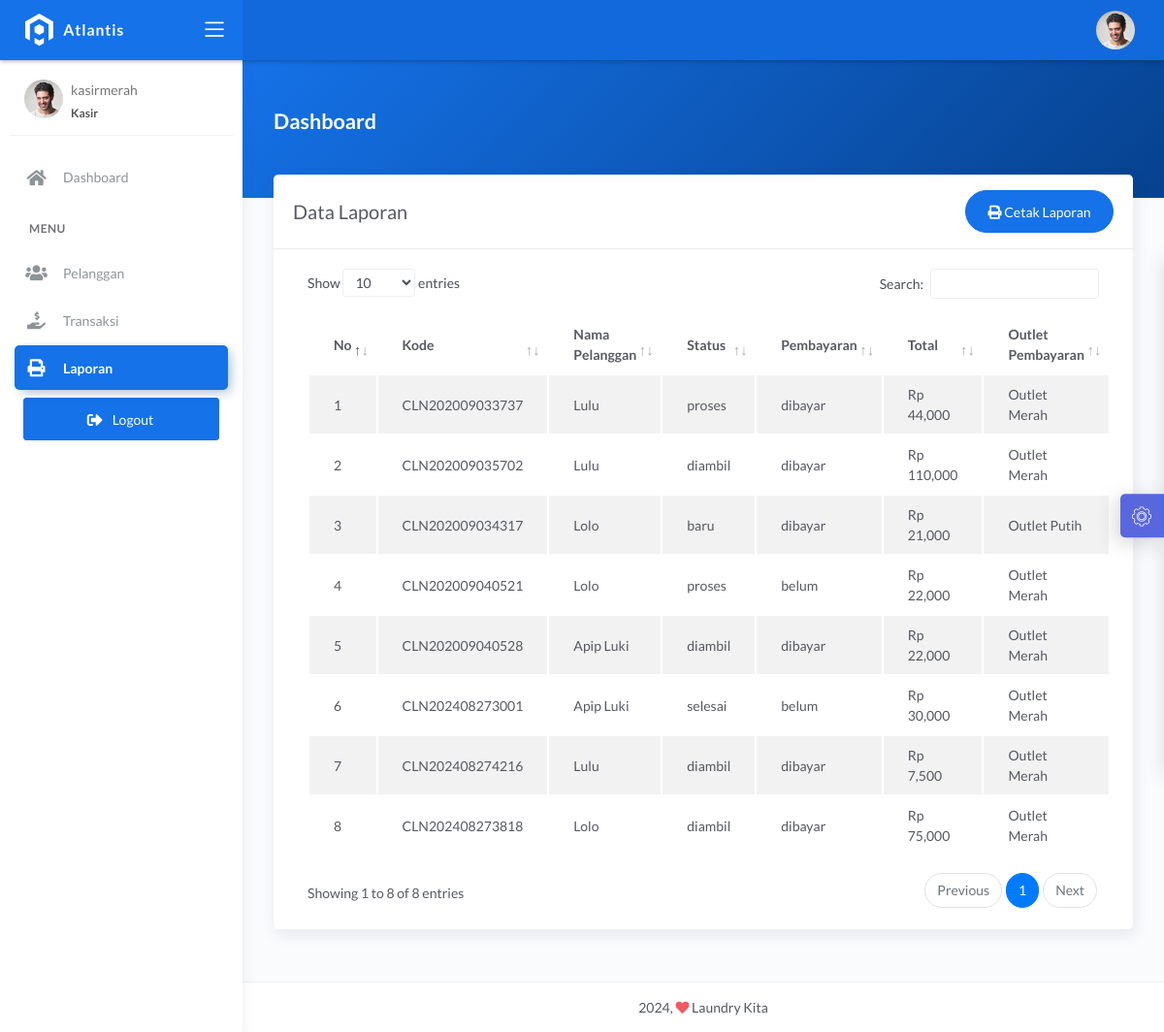
The app's page /kasir/laporan.php (signed in) with its own data.
### tables this page shows
CREATE TABLE `transaksi` (
  `id_transaksi` int(11) NOT NULL,
  `outlet_id` int(11) DEFAULT NULL,
  `kode_invoice` varchar(228) DEFAULT NULL,
  `id_pelanggan` int(11) DEFAULT NULL,
  `tgl` datetime DEFAULT NULL,
  `batas_waktu` datetime DEFAULT NULL,
  `tgl_pembayaran` datetime DEFAULT NULL,
  `biaya_tambahan` int(11) DEFAULT NULL,
  `diskon` double DEFAULT NULL,
  `pajak` int(11) DEFAULT NULL,
  `status` enum('baru','proses','selesai','diambil') DEFAULT NULL,
  `status_bayar` enum('dibayar','belum') DEFAULT NULL,
  `id_user` int(11) DEFAULT NULL
);

CREATE TABLE `pelanggan` (
  `id_pelanggan` int(11) NOT NULL,
  `nama_pelanggan` varchar(228) NOT NULL,
  `alamat_pelanggan` text NOT NULL,
  `jenis_kelamin` enum('L','P') NOT NULL,
  `telp_pelanggan` varchar(15) NOT NULL,
  `no_ktp` varchar(30) NOT NULL
);

CREATE TABLE `detail_transaksi` (
  `id_detail` int(11) NOT NULL,
  `id_transaksi` int(11) NOT NULL,
  `id_paket` int(11) NOT NULL,
  `qty` double NOT NULL,
  `total_harga` double NOT NULL,
  `keterangan` text NOT NULL,
  `total_bayar` int(11) NOT NULL
);

CREATE TABLE `outlet` (
  `id_outlet` int(11) NOT NULL,
  `nama_outlet` varchar(228) DEFAULT NULL,
  `alamat_outlet` text DEFAULT NULL,
  `telp_outlet` varchar(15) DEFAULT NULL
);

### kasir/laporan.php (the view, shortened to what this page needs)
<?php
$title = 'Data Laporan';
require 'koneksi.php';
$query = "SELECT transaksi.*, pelanggan.nama_pelanggan, detail_transaksi.total_harga, outlet.nama_outlet FROM transaksi INNER JOIN pelanggan ON pelanggan.id_pelanggan = transaksi.id_pelanggan INNER JOIN detail_transaksi ON detail_transaksi.id_transaksi = transaksi.id_transaksi INNER JOIN outlet ON outlet.id_outlet = transaksi.outlet_id";
$data = mysqli_query($conn, $query);
require 'header.php';
?>
<div class="panel-header bg-primary-gradient">
    <div class="page-inner py-5">
        <div class="d-flex align-items-left align-items-md-center flex-column flex-md-row">
            <div>
                <h2 class="text-white pb-2 fw-bold">Dashboard</h2>
            </div>
        </div>
    </div>
</div>
<div class="page-inner mt--5">
    <diva class="row">
        <div class="col-md-12">
            <div class="card">
                <div class="card-header">
                    <div class="d-flex align-items-center">
                        <h4 class="card-title"><?= $title; ?></h4>
                        <a href="cetak.php" target="_blank" class="btn btn-primary btn-round ml-auto">
                            <i class="fas fa-print"></i>
                            Cetak Laporan
                        </a>
                    </div>
                </div>
                <div class="card-body">
                    <div class="table-responsive">
                        <table id="basic-datatables" class="display table table-striped table-hover">
                            <thead>
                                <tr>
                                    <th style="width: 7%">No</th>
                                    <th>Kode</th>
                                    <th>Nama Pelanggan</th>
                                    <th>Status</th>
                                    <th>Pembayaran</th>
                                    <th>Total</th>
                                    <th>Outlet Pembayaran</th>
                                </tr>
                            </thead>
                            <tbody>
                                <?php
                                $no = 1;
                                if (mysqli_num_rows($data) > 0) {
                                    while ($trans = mysqli_fetch_assoc($data)) {
                                ?>
                                        <tr>
                                            <td><?= $no++; ?></td>
                                            <td><?= $trans['kode_invoice']; ?></td>
                                            <td><?= $trans['nama_pelanggan']; ?></td>
                                            <td><?= $trans['status']; ?></td>
                                            <td><?= $trans['status_bayar']; ?></td>
                                            <td><?= 'Rp ' . number_format($trans['total_harga']); ?></td>
                                            <td><?= $trans['nama_outlet']; ?></td>
                                        </tr>
                                <?php }
                                }
                                ?>
                            </tbody>
                        </table>
                    </div>
                </div>
            </div>
        </div>
</div>
</div>
<?php
require 'footer.php';
?>

### records on screen
transaksi: kode_invoice "CLN202009033737", id_pelanggan.nama_pelanggan "Lulu", status "proses", status_bayar "dibayar", detail_transaksi.total_harga "44,000", outlet.nama_outlet "Outlet Merah"
transaksi: kode_invoice "CLN202009035702", id_pelanggan.nama_pelanggan "Lulu", status "diambil", status_bayar "dibayar", detail_transaksi.total_harga "110,000", outlet.nama_outlet "Outlet Merah"
transaksi: kode_invoice "CLN202009034317", id_pelanggan.nama_pelanggan "Lolo", status "baru", status_bayar "dibayar", detail_transaksi.total_harga "21,000", outlet.nama_outlet "Outlet Putih"
transaksi: kode_invoice "CLN202009040521", id_pelanggan.nama_pelanggan "Lolo", status "proses", status_bayar "belum", detail_transaksi.total_harga "22,000", outlet.nama_outlet "Outlet Merah"
transaksi: kode_invoice "CLN202009040528", id_pelanggan.nama_pelanggan "Apip Luki", status "diambil", status_bayar "dibayar", detail_transaksi.total_harga "22,000", outlet.nama_outlet "Outlet Merah"
transaksi: kode_invoice "CLN202408273001", id_pelanggan.nama_pelanggan "Apip Luki", status "selesai", status_bayar "belum", detail_transaksi.total_harga "30,000", outlet.nama_outlet "Outlet Merah"
transaksi: kode_invoice "CLN202408274216", id_pelanggan.nama_pelanggan "Lulu", status "diambil", status_bayar "dibayar", detail_transaksi.total_harga "7,500", outlet.nama_outlet "Outlet Merah"
transaksi: kode_invoice "CLN202408273818", id_pelanggan.nama_pelanggan "Lolo", status "diambil", status_bayar "dibayar", detail_transaksi.total_harga "75,000", outlet.nama_outlet "Outlet Merah"

### other values on screen
$_SESSION['username'] "kasirmerah"
$title "Data Laporan"
